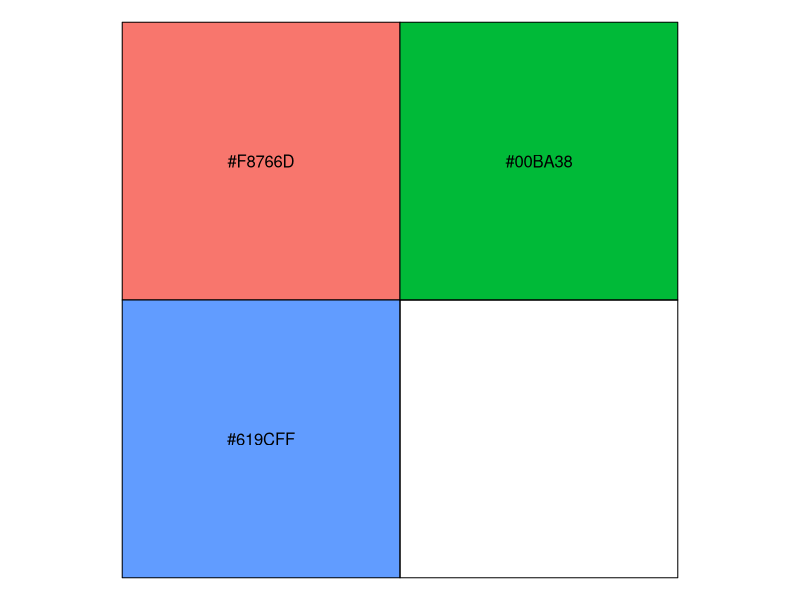
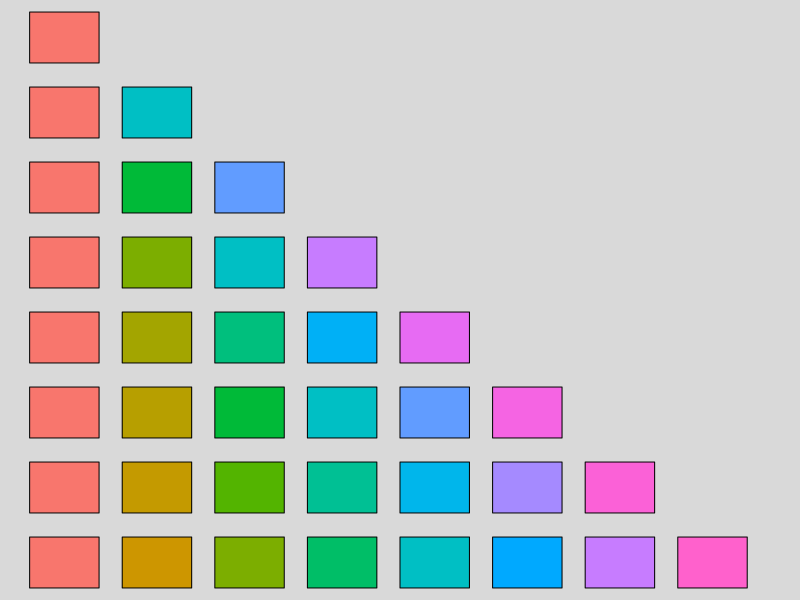

R code for these plots, in order:
library(scales)

#extract hex color codes for a plot with three elements in ggplot2 
hex <- hue_pal()(3)

#display hex color codes
hex

#overlay hex color codes on actual colors
show_col(hex)

################################################################################
#And we can use the following code to create a plot that shows the default ggplot2 colors for 
#plots with one through eight elements:
################################################################################
#set margins of plot area
par(mai = c(0.1, 0, 0.1, 0), bg = "grey85")

#create plot with ggplot2 default colors from 1 to 8
gc.grid <- layout(matrix(1:8, nrow = 8))
for(i in 1:8){
  gc.ramp <- hue_pal()(i)
  plot(c(0, 8), c(0,1),
       type = "n", 
       bty="n", 
       xaxt="n", 
       yaxt="n", xlab="", ylab="")
  for(j in 1:i){
    rect(j - 1, 0, j - 0.25, 1, col = gc.ramp[j])
  }
}


################################################################################
#And we can use the following code to display the hex color codes for each color shown in the plot
################################################################################
#display ggplot2 default hex color codes from 1 to 8
for(i in 1:8){
  print(hue_pal()(i))
}

